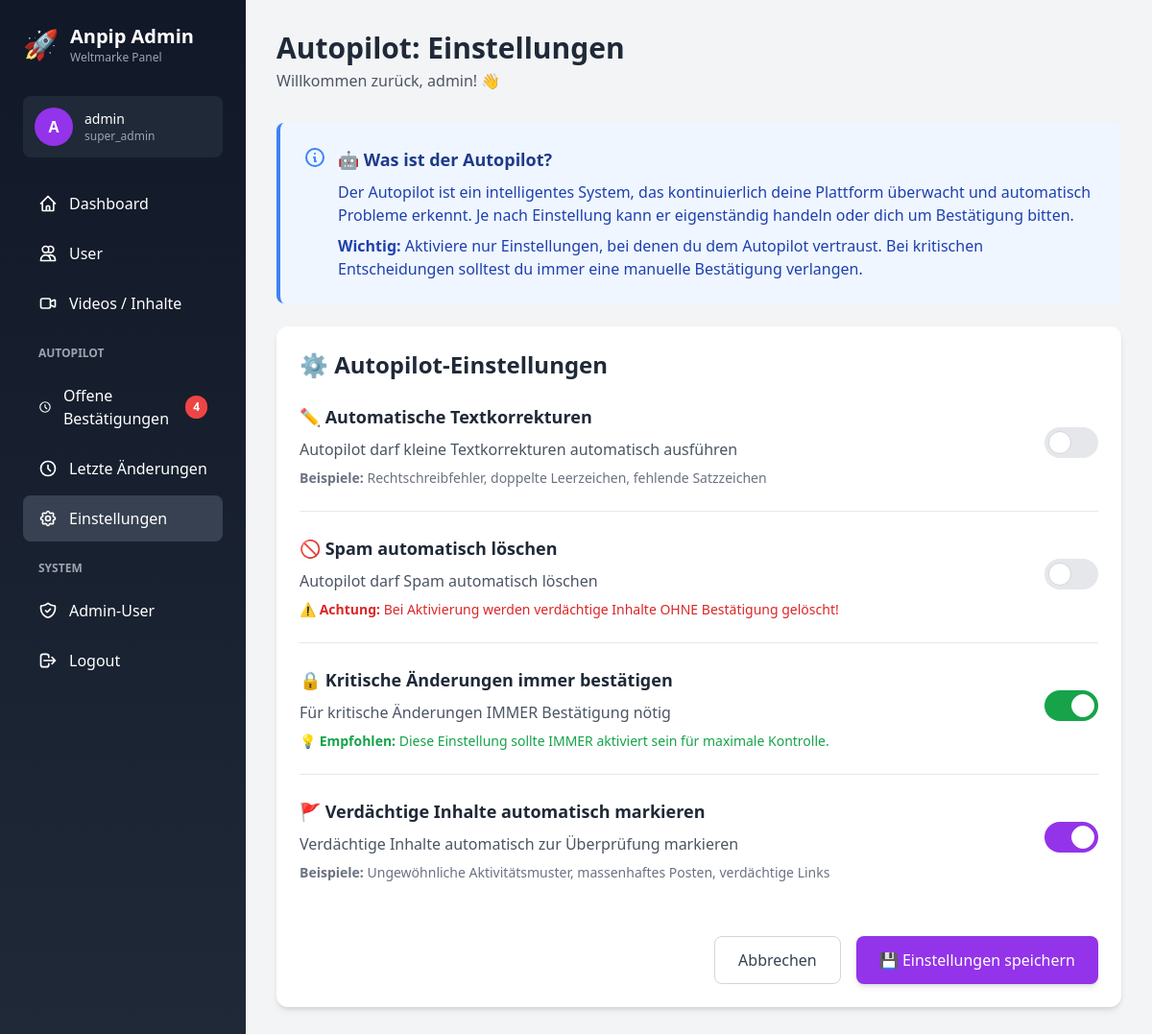
The app's page /autopilot-settings.php (signed in) with its own data.
### tables this page shows
CREATE TABLE `autopilot_settings` (
  `id` INT UNSIGNED AUTO_INCREMENT PRIMARY KEY,
  `setting_key` VARCHAR(100) NOT NULL UNIQUE,
  `setting_value` TINYINT(1) DEFAULT 0,
  `description` VARCHAR(255),
  `updated_at` TIMESTAMP DEFAULT CURRENT_TIMESTAMP ON UPDATE CURRENT_TIMESTAMP,
  `updated_by_admin_id` INT UNSIGNED NULL,
  FOREIGN KEY (updated_by_admin_id) REFERENCES admin_users(id) ON DELETE SET NULL
);

### autopilot-settings.php (the view, shortened to what the rows shown need)
<?php
require_once 'config.php';
$currentAdmin = getCurrentAdmin();
$settingsStmt = $pdo->query("SELECT * FROM autopilot_settings ORDER BY id");
$settings = $settingsStmt->fetchAll();
$settingsArray = [];
foreach ($settings as $setting) {
    $settingsArray[$setting['setting_key']] = $setting;
}
$pageTitle = 'Autopilot: Einstellungen';
include 'includes/header.php';
?>
<div class="bg-white rounded-xl shadow-md p-6">
    <h2 class="text-2xl font-bold text-gray-800 mb-6">⚙️ Autopilot-Einstellungen</h2>
    <form method="POST" action="">
        <div class="space-y-6">
            <?php if (isset($settingsArray['auto_text_corrections'])): ?>
                <div class="border-b border-gray-200 pb-6">
                    <div class="flex items-center justify-between">
                        <div class="flex-1">
                            <h3 class="text-lg font-semibold text-gray-800 mb-2">
                                ✏️ Automatische Textkorrekturen
                            </h3>
                            <p class="text-gray-600">
                                <?php echo clean($settingsArray['auto_text_corrections']['description']); ?>
                            </p>
                            <p class="text-sm text-gray-500 mt-2">
                                <strong>Beispiele:</strong> Rechtschreibfehler, doppelte Leerzeichen, fehlende Satzzeichen
                            </p>
                        </div>
                        <div class="ml-6">
                            <label class="relative inline-flex items-center cursor-pointer">
                                <div class="w-14 h-8 bg-gray-200 peer-focus:outline-none peer-focus:ring-4 peer-focus:ring-purple-300 rounded-full peer peer-checked:after:translate-x-full peer-checked:after:border-white after:content-[''] after:absolute after:top-1 after:left-[4px] after:bg-white after:border-gray-300 after:border after:rounded-full after:h-6 after:w-6 after:transition-all peer-checked:bg-purple-600"></div>
                            </label>
                        </div>
                    </div>
                </div>
            <?php endif; ?>
            <?php if (isset($settingsArray['auto_spam_delete'])): ?>
                <div class="border-b border-gray-200 pb-6">
                    <div class="flex items-center justify-between">
                        <div class="flex-1">
                            <h3 class="text-lg font-semibold text-gray-800 mb-2">
                                🚫 Spam automatisch löschen
                            </h3>
                            <p class="text-gray-600">
                                <?php echo clean($settingsArray['auto_spam_delete']['description']); ?>
                            </p>
                            <p class="text-sm text-red-600 mt-2">
                                <strong>⚠️ Achtung:</strong> Bei Aktivierung werden verdächtige Inhalte OHNE Bestätigung gelöscht!
                            </p>
                        </div>
                        <div class="ml-6">
                            <label class="relative inline-flex items-center cursor-pointer">
                                <div class="w-14 h-8 bg-gray-200 peer-focus:outline-none peer-focus:ring-4 peer-focus:ring-purple-300 rounded-full peer peer-checked:after:translate-x-full peer-checked:after:border-white after:content-[''] after:absolute after:top-1 after:left-[4px] after:bg-white after:border-gray-300 after:border after:rounded-full after:h-6 after:w-6 after:transition-all peer-checked:bg-red-600"></div>
                            </label>
                        </div>
                    </div>
                </div>
            <?php endif; ?>
            <?php if (isset($settingsArray['require_critical_approval'])): ?>
                <div class="border-b border-gray-200 pb-6">
                    <div class="flex items-center justify-between">
                        <div class="flex-1">
                            <h3 class="text-lg font-semibold text-gray-800 mb-2">
                                🔒 Kritische Änderungen immer bestätigen
                            </h3>
                            <p class="text-gray-600">
                                <?php echo clean($settingsArray['require_critical_approval']['description']); ?>
                            </p>
                            <p class="text-sm text-green-600 mt-2">
                                <strong>💡 Empfohlen:</strong> Diese Einstellung sollte IMMER aktiviert sein für maximale Kontrolle.
                            </p>
                        </div>
                        <div class="ml-6">
                            <label class="relative inline-flex items-center cursor-pointer">
                                <div class="w-14 h-8 bg-gray-200 peer-focus:outline-none peer-focus:ring-4 peer-focus:ring-purple-300 rounded-full peer peer-checked:after:translate-x-full peer-checked:after:border-white after:content-[''] after:absolute after:top-1 after:left-[4px] after:bg-white after:border-gray-300 after:border after:rounded-full after:h-6 after:w-6 after:transition-all peer-checked:bg-green-600"></div>
                            </label>
                        </div>
                    </div>
                </div>
            <?php endif; ?>
            <?php if (isset($settingsArray['auto_flag_suspicious'])): ?>
                <div class="pb-6">
                    <div class="flex items-center justify-between">
                        <div class="flex-1">
                            <h3 class="text-lg font-semibold text-gray-800 mb-2">
                                🚩 Verdächtige Inhalte automatisch markieren
                            </h3>
                            <p class="text-gray-600">
                                <?php echo clean($settingsArray['auto_flag_suspicious']['description']); ?>
                            </p>
                            <p class="text-sm text-gray-500 mt-2">
                                <strong>Beispiele:</strong> Ungewöhnliche Aktivitätsmuster, massenhaftes Posten, verdächtige Links
                            </p>
                        </div>
                        <div class="ml-6">
                            <label class="relative inline-flex items-center cursor-pointer">
                                <div class="w-14 h-8 bg-gray-200 peer-focus:outline-none peer-focus:ring-4 peer-focus:ring-purple-300 rounded-full peer peer-checked:after:translate-x-full peer-checked:after:border-white after:content-[''] after:absolute after:top-1 after:left-[4px] after:bg-white after:border-gray-300 after:border after:rounded-full after:h-6 after:w-6 after:transition-all peer-checked:bg-purple-600"></div>
                            </label>
                        </div>
                    </div>
                </div>
            <?php endif; ?>
        </div>
    </form>
</div>
<?php include 'includes/footer.php'; ?>

### includes/header.php (shortened to what the rows shown need)
<!DOCTYPE html>
<html lang="de">
<head>
    <script src="https://cdn.tailwindcss.com"></script>
</head>
<body class="bg-gray-100">
    <div class="flex h-screen overflow-hidden">
        <aside id="sidebar" class="w-64 bg-gradient-to-b from-gray-900 to-gray-800 text-white flex-shrink-0 fixed lg:relative h-full z-40 mobile-menu-hidden lg:transform-none">
            <div class="p-6">
                <div class="flex items-center space-x-3 mb-8">
                    <div>
                        <h1 class="text-xl font-bold">Anpip Admin</h1>
                    </div>
                </div>
                <div class="bg-gray-800 rounded-lg p-3 mb-6">
                    <div class="flex items-center space-x-3">
                        <div class="bg-purple-600 rounded-full w-10 h-10 flex items-center justify-center font-bold">
                            <?php echo strtoupper(substr($currentAdmin['username'], 0, 1)); ?>
                        </div>
                        <div class="flex-1 min-w-0">
                            <p class="text-sm font-medium truncate"><?php echo clean($currentAdmin['username']); ?></p>
                            <p class="text-xs text-gray-400"><?php echo clean($currentAdmin['role']); ?></p>
                        </div>
                    </div>
                </div>
            </div>
        </aside>
        <main class="flex-1 overflow-y-auto">
            <div class="container mx-auto px-4 lg:px-8 py-8">
                <div class="mb-8">
                    <h1 class="text-3xl font-bold text-gray-800"><?php echo $pageTitle ?? 'Dashboard'; ?></h1>
                    <p class="text-gray-600 mt-1">Willkommen zurück, <?php echo clean($currentAdmin['username']); ?>! 👋</p>
                </div>

### records on screen
autopilot_settings: description "Autopilot darf kleine Textkorrekturen automatisch ausführen"
autopilot_settings: description "Autopilot darf Spam automatisch löschen"
autopilot_settings: description "Für kritische Änderungen IMMER Bestätigung nötig"
autopilot_settings: description "Verdächtige Inhalte automatisch zur Überprüfung markieren"

### other values on screen
substr($currentAdmin['username'], 0, 1) "A"
$currentAdmin['username'] "admin"
$currentAdmin['role'] "super_admin"
$pendingCount "4"
$pageTitle "Autopilot: Einstellungen"
